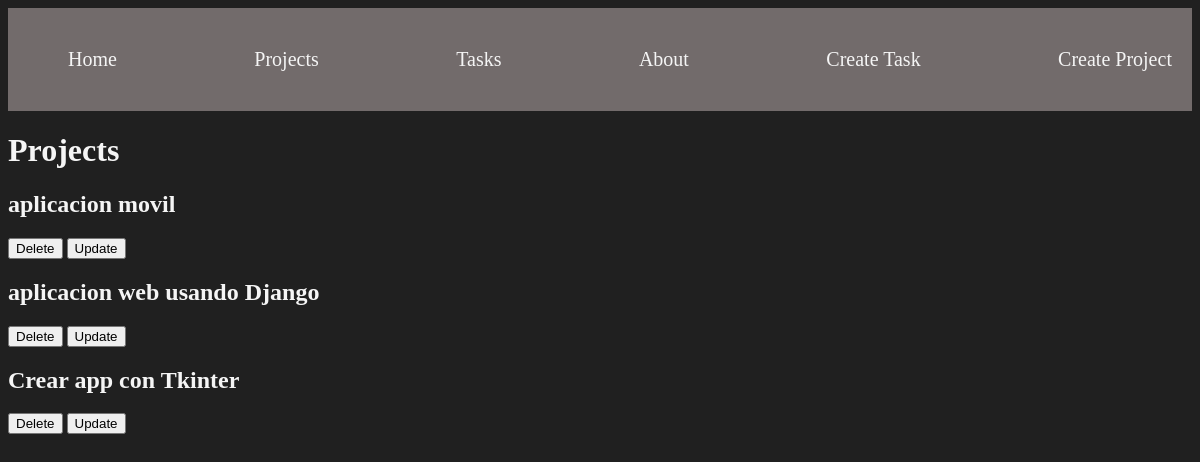
/projects/, run on the app's committed database.
### myapp/models.py (models this page shows, shortened)
class Project(models.Model):
	name = models.CharField(max_length=200)

### myapp/views.py (the view)
# urls.py: path('projects/', views.projects, name="projects"),
def projects(request):
	projects = Project.objects.all()
	return render(request, "projects/projects.html", {
		'projects': projects
	})

### myapp/templates/projects/projects.html (shortened to what this page needs)
<!DOCTYPE html>
<html lang="en">
<head>
</head>
<body>
	{% extends 'layouts/base.html' %}
	{% block content %}
		<h1>Projects</h1>
		{% for project in projects %}
			<article>
				<h1>{{ project.name }}</h1>
				<button>Delete</button>
				<button>Update</button>
			</article>
		{% endfor %}
	{% endblock %}

### myapp/static/styles/main.css (style rules this page uses)
body { background: #202020; color: whitesmoke; }

### data on the page
Project: name "aplicacion movil"
Project: name "aplicacion web usando Django"
Project: name "Crear app con Tkinter"
